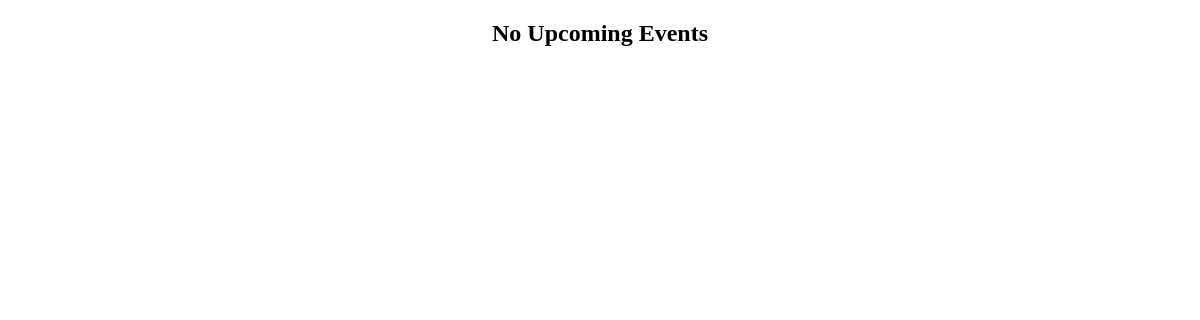
/participant_registration, run on an earlier commit of the app's database.
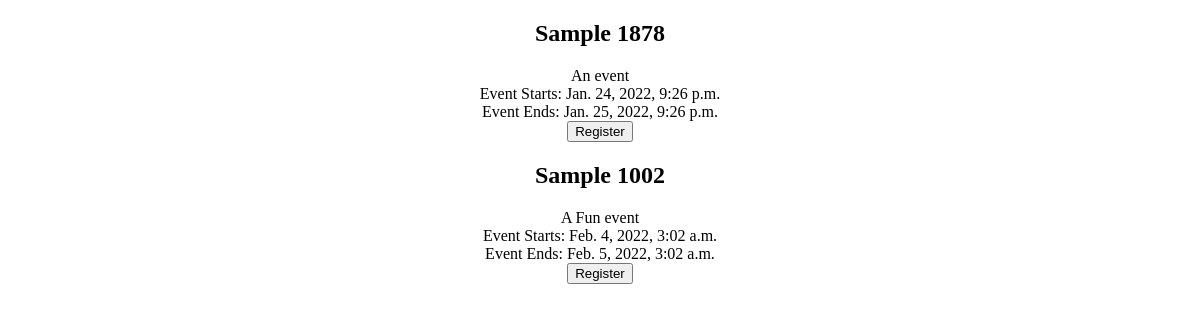
And on a later commit of the database.
### event_app/models.py (models this page shows, shortened)
class Event(models.Model):
    EventName = models.CharField(max_length=70)
    EventDescription = models.TextField()
    EventFrom = models.DateTimeField(default=datetime.now())
    EventTo = models.DateTimeField(default=datetime.now())
    EventRegDeadline = models.DateTimeField(default=datetime.now())
    EventHostEmail = models.EmailField(default="", max_length=254)
    EventHostPwd = models.CharField(default="", max_length=70)

### event_app/views.py (the view)
# urls.py: path('participant_registration', views.participantreg, name='participantregister'),
def participantreg(request):
    template = loader.get_template('ParticipantRegister.html')
    now = timezone.now()
    data = []
    for event in Event.objects.all():
        if event.EventRegDeadline > now:
            data.append(event)
    context = {
        "Events": data,
        "size": len(data)
    }
    return HttpResponse(template.render(context, request))

### templates/ParticipantRegister.html (shortened to what this page needs)
{% extends 'base.html' %}
{% block content%}
    {% if size %}
        {% for event in Events %}
            <div>
                <h2> {{  event.EventName }} </h2>
                {{ event.EventDescription }} <br>
                Event Starts: {{ event.EventFrom }}  <br>
                Event Ends: {{ event.EventTo }} <br>
                <a href="{% url 'handle_create_participant' event.EventName %}">
                    <button>Register</button>
                </a>
            </div>
        {% endfor %}
    {% else %}
        <h2>No Upcoming Events</h2>
    {% endif %}
{% endblock %}

### templates/base.html (shortened to what this page needs)
<!DOCTYPE html>
<html lang="en">
<head>
</head>
<body>
    <div style="text-align: center;" id="content">
        {% block content %}
        {% endblock %}
    </div>
</body>
</html>

What changed in the data, as far as the page shows it:
added Event: EventName "Sample 1878", EventDescription "An event", EventFrom "Jan. 24, 2022, 9:26 p.m.", EventTo "Jan. 25, 2022, 9:26 p.m."
added Event: EventName "Sample 1002", EventDescription "A Fun event", EventFrom "Feb. 4, 2022, 3:02 a.m.", EventTo "Feb. 5, 2022, 3:02 a.m."
Also different on the page:
text no longer shown: "No Upcoming Events"
